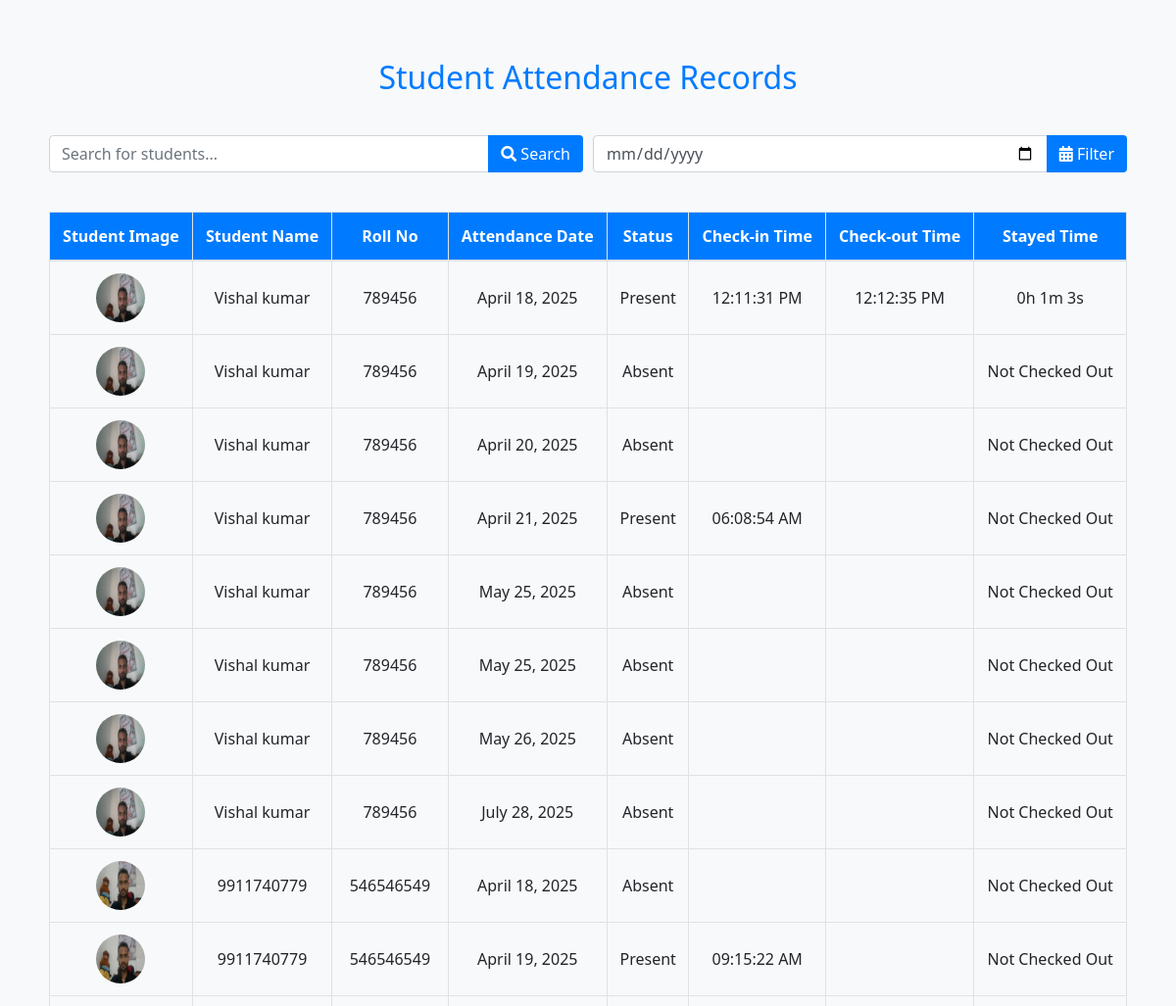
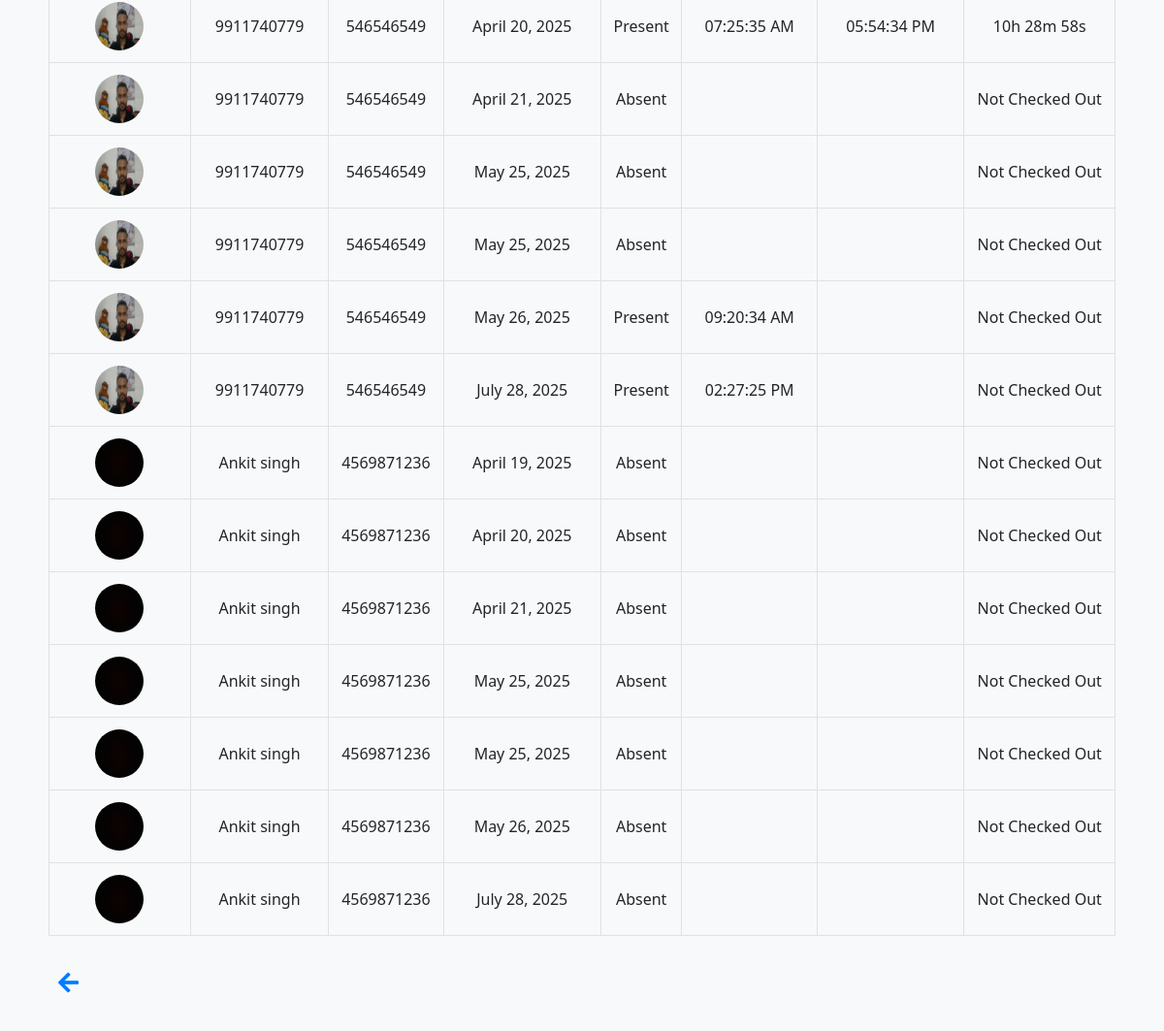
The app's page /students/attendance/ (signed in) with its own data (2 pictures, top to bottom).
### app1/models.py (models this page shows, shortened)
class Attendance(models.Model):
    student = models.ForeignKey(Student, on_delete=models.CASCADE)
    date = models.DateField()
    check_in_time = models.DateTimeField(null=True, blank=True)
    check_out_time = models.DateTimeField(null=True, blank=True)
    status = models.CharField(max_length=20, choices=[('Present', 'Present'), ('Absent', 'Absent')], default='Absent')
    is_late = models.BooleanField(default=False)
    email_sent = models.BooleanField(default=False)
    def calculate_duration(self):
        if self.check_in_time and self.check_out_time:
            duration = self.check_out_time - self.check_in_time
            hours, remainder = divmod(duration.total_seconds(), 3600)
            minutes, seconds = divmod(remainder, 60)
            return f"{int(hours)}h {int(minutes)}m {int(seconds)}s"
        return None

class Student(models.Model):
    user = models.OneToOneField(User, on_delete=models.CASCADE, related_name="student_profile")
    name = models.CharField(max_length=255)
    email = models.EmailField(max_length=255)
    phone_number = models.CharField(max_length=15)
    student_class = models.CharField(max_length=100)
    image = models.ImageField(upload_to='students/')
    authorized = models.BooleanField(default=False)
    roll_no = models.CharField(max_length=20)
    address = models.TextField()
    date_of_birth = models.DateField()
    joining_date = models.DateField()
    mother_name = models.CharField(max_length=255)
    father_name = models.CharField(max_length=255)

### app1/views.py (the view)
# urls.py: path('students/attendance/', views.student_attendance_list, name='student_attendance_list'),
@login_required
@user_passes_test(is_admin)
def student_attendance_list(request):
    search_query = request.GET.get('search', '')
    date_filter = request.GET.get('attendance_date', '')
    students = Student.objects.all()
    if search_query:
        students = students.filter(name__icontains=search_query)
    student_attendance_data = []
    for student in students:
        attendance_records = Attendance.objects.filter(student=student)
        if date_filter:
            attendance_records = attendance_records.filter(date=date_filter)
        attendance_records = attendance_records.order_by('date')
        student_attendance_data.append({
            'student': student,
            'attendance_records': attendance_records
        })
    context = {
        'student_attendance_data': student_attendance_data,
        'search_query': search_query,  # Pass the search query to the template
        'date_filter': date_filter       # Pass the date filter to the template
    }
    return render(request, 'student_attendance_list.html', context)

### app1/views.py (called while the page is built)
def is_admin(user):
    return user.is_superuser

### templates/student_attendance_list.html (shortened to what this page needs)
<!DOCTYPE html>
<html lang="en">
<head>
    <link rel="stylesheet" href="https://stackpath.bootstrapcdn.com/bootstrap/4.5.2/css/bootstrap.min.css">
    <link rel="stylesheet" href="https://cdnjs.cloudflare.com/ajax/libs/font-awesome/5.15.3/css/all.min.css">
</head>
<body>
<div class="container">
    <h2 class="heading">Student Attendance Records</h2>
    <form method="get" class="filter-container">
        <div class="input-group">
            <input type="text" name="search" class="form-control" placeholder="Search for students..." value="{{ search_query }}">
            <div class="input-group-append">
                <button class="btn btn-custom" type="submit"><i class="fas fa-search"></i> Search</button>
            </div>
        </div>
        <div class="input-group">
            <input type="date" name="attendance_date" class="form-control" value="{{ date_filter }}">
            <div class="input-group-append">
                <button class="btn btn-custom" type="submit"><i class="fas fa-calendar-alt"></i> Filter</button>
            </div>
        </div>
    </form>
    <div class="table-responsive attendance-table">
        <table class="table table-bordered table-hover">
            <thead>
                <tr>
                    <th>Student Image</th>
                    <th>Student Name</th>
                    <th>Roll No</th>
                    <th>Attendance Date</th>
                    <th>Status</th>
                    <th>Check-in Time</th>
                    <th>Check-out Time</th>
                    <th>Stayed Time</th>
                </tr>
            </thead>
            <tbody>
                {% for data in student_attendance_data %}
                    {% for attendance in data.attendance_records %}
                    <tr>
                        <td>
                            {% if data.student.image %}
                                <img src="{{ data.student.image.url }}" alt="{{ data.student.name }}" style="width: 50px; height: 50px; border-radius: 50%;">
                            {% else %}
                                No Image
                            {% endif %}
                        </td>
                        <td>{{ data.student.name }}</td>
                        <td>{{ data.student.roll_no }}</td>
                        <td>{{ attendance.date }}</td>
                        <td>{{ attendance.status }}</td>
                        <td>{{ attendance.check_in_time|date:"h:i:s A" }}</td>
                        <td>{{ attendance.check_out_time|date:"h:i:s A" }}</td>
                        <td>
                            {% if attendance.check_in_time and attendance.check_out_time %}
                                {{ attendance.calculate_duration }}
                            {% else %}
                                Not Checked Out
                            {% endif %}
                        </td>
                    </tr>
                    {% endfor %}
                {% endfor %}
            </tbody>
        </table>
    </div>
    <div class="footer">
        <i class="fas fa-arrow-left back-icon" onclick="location.href='/'"></i>
    </div>
</div>
</body>
</html>

### templates/student_attendance_list.html (style rules this page uses)
body, html { margin: 0; padding: 0; font-family: 'Segoe UI', Tahoma, Geneva, Verdana, sans-serif; background-color: #f8f9fa; color: #343a40; }
.container { padding: 20px; min-height: 100vh; display: flex; flex-direction: column; }
.table-responsive { margin-top: 20px; flex-grow: 1; }
.table thead th { vertical-align: middle; text-align: center; background-color: #007bff; color: white; }
.table td, .table th { vertical-align: middle; text-align: center; }
.heading { text-align: center; margin: 40px 0; color: #007bff; }
.footer { margin-top: auto; padding: 10px 0; text-align: left; }
.back-icon { padding: 10px; font-size: 1.5em; color: #007bff; cursor: pointer; transition: color 0.3s ease; }
.filter-container { display: flex; justify-content: space-between; margin-bottom: 20px; }
.filter-container .input-group { flex: 1; margin-right: 10px; }
.filter-container .input-group:last-child { margin-right: 0; }
.btn-custom { background-color: #007bff; color: white; }

### records on screen
Student: student.name "Vishal kumar", student.roll_no "789456"
Attendance: student.image (picture), date "April 18, 2025", status "Present", check_in_time "12:11:31 PM", check_out_time "12:12:35 PM", calculate_duration "0h 1m 3s"
Attendance: student.image (picture), date "April 19, 2025", status "Absent", shows "Not Checked Out"
Attendance: student.image (picture), date "April 20, 2025", status "Absent", shows "Not Checked Out"
Attendance: student.image (picture), date "April 21, 2025", status "Present", check_in_time "06:08:54 AM", shows "Not Checked Out"
Attendance: student.image (picture), date "May 25, 2025", status "Absent", shows "Not Checked Out"
Attendance: student.image (picture), date "May 25, 2025", status "Absent", shows "Not Checked Out"
Attendance: student.image (picture), date "May 26, 2025", status "Absent", shows "Not Checked Out"
Attendance: student.image (picture), date "July 28, 2025", status "Absent", shows "Not Checked Out"
Student: student.name "9911740779", student.roll_no "546546549"
Attendance: student.image (picture), date "April 18, 2025", status "Absent", shows "Not Checked Out"
Attendance: student.image (picture), date "April 19, 2025", status "Present", check_in_time "09:15:22 AM", shows "Not Checked Out"
Attendance: student.image (picture), date "April 20, 2025", status "Present", check_in_time "07:25:35 AM", check_out_time "05:54:34 PM", calculate_duration "10h 28m 58s"
Attendance: student.image (picture), date "April 21, 2025", status "Absent", shows "Not Checked Out"
Attendance: student.image (picture), date "May 25, 2025", status "Absent", shows "Not Checked Out"
Attendance: student.image (picture), date "May 25, 2025", status "Absent", shows "Not Checked Out"
Attendance: student.image (picture), date "May 26, 2025", status "Present", check_in_time "09:20:34 AM", shows "Not Checked Out"
Attendance: student.image (picture), date "July 28, 2025", status "Present", check_in_time "02:27:25 PM", shows "Not Checked Out"
Student: student.name "Ankit singh", student.roll_no "4569871236"
Attendance: student.image (picture), date "April 19, 2025", status "Absent", shows "Not Checked Out"
Attendance: student.image (picture), date "April 20, 2025", status "Absent", shows "Not Checked Out"
Attendance: student.image (picture), date "April 21, 2025", status "Absent", shows "Not Checked Out"
Attendance: student.image (picture), date "May 25, 2025", status "Absent", shows "Not Checked Out"
Attendance: student.image (picture), date "May 25, 2025", status "Absent", shows "Not Checked Out"
Attendance: student.image (picture), date "May 26, 2025", status "Absent", shows "Not Checked Out"
Attendance: student.image (picture), date "July 28, 2025", status "Absent", shows "Not Checked Out"
